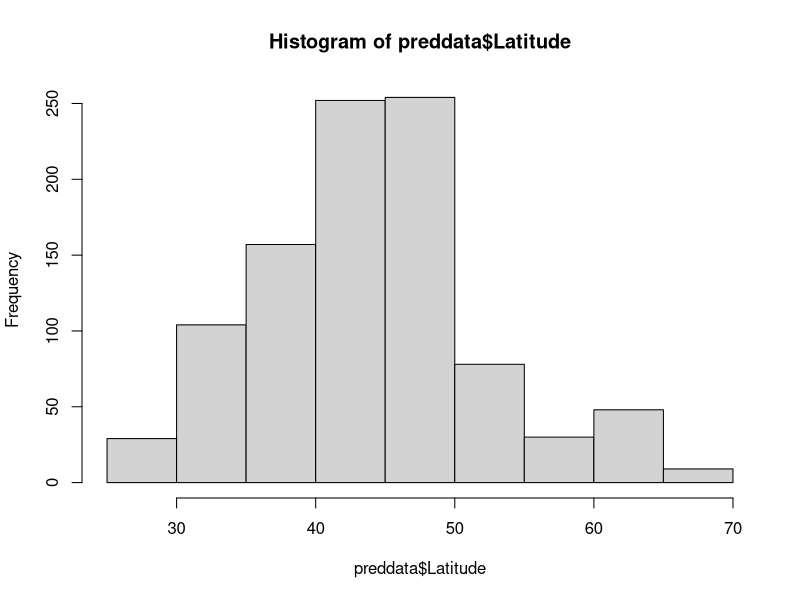
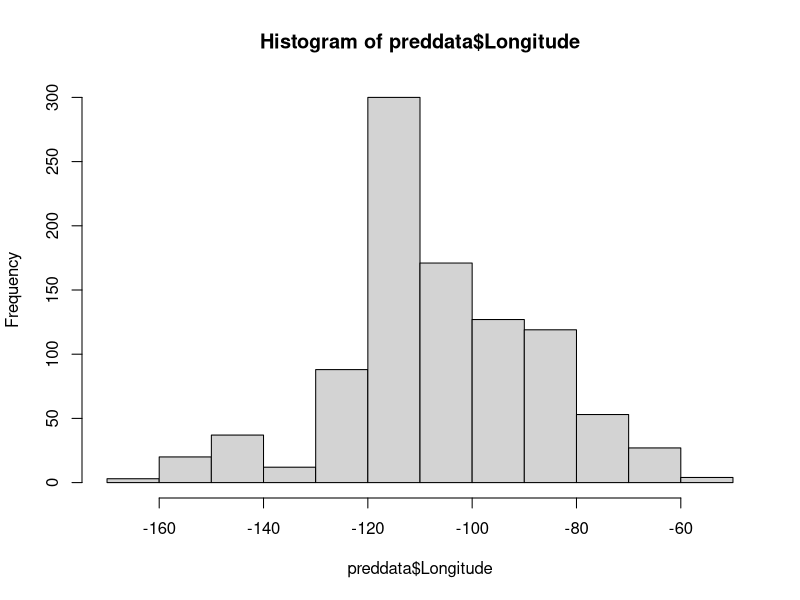
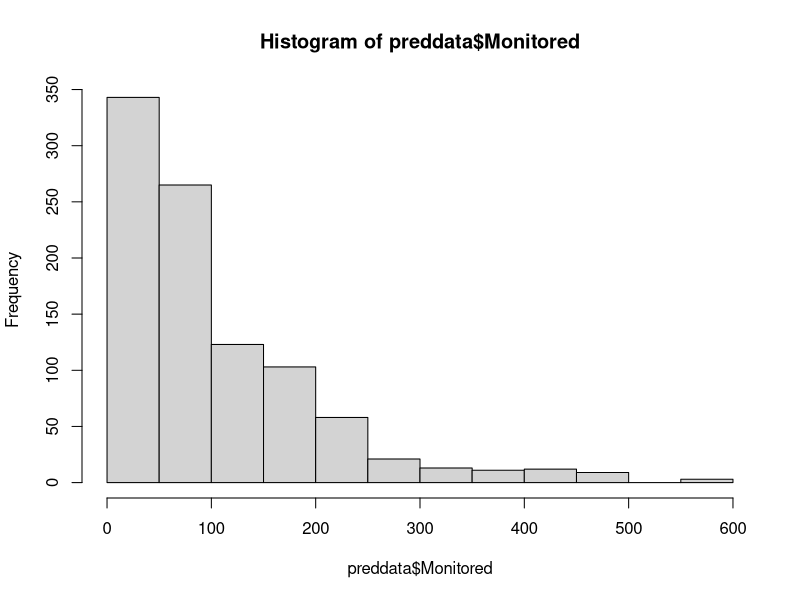
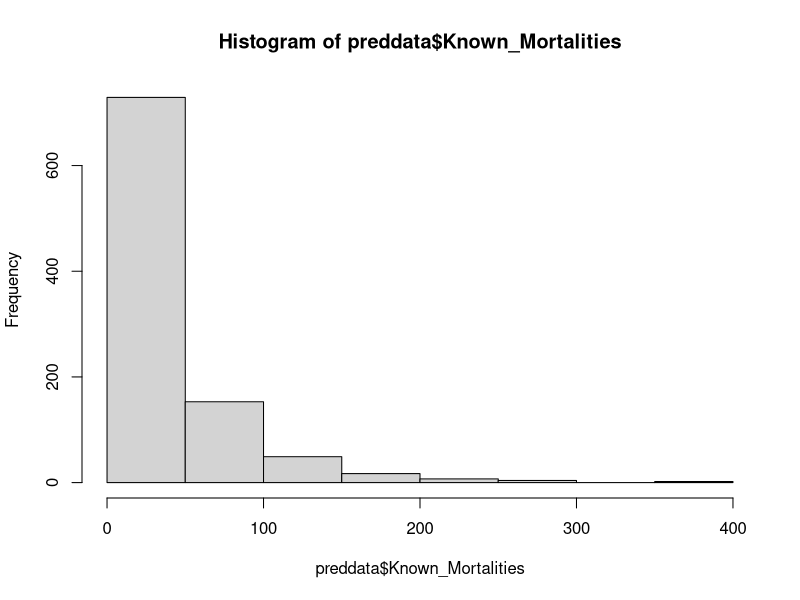
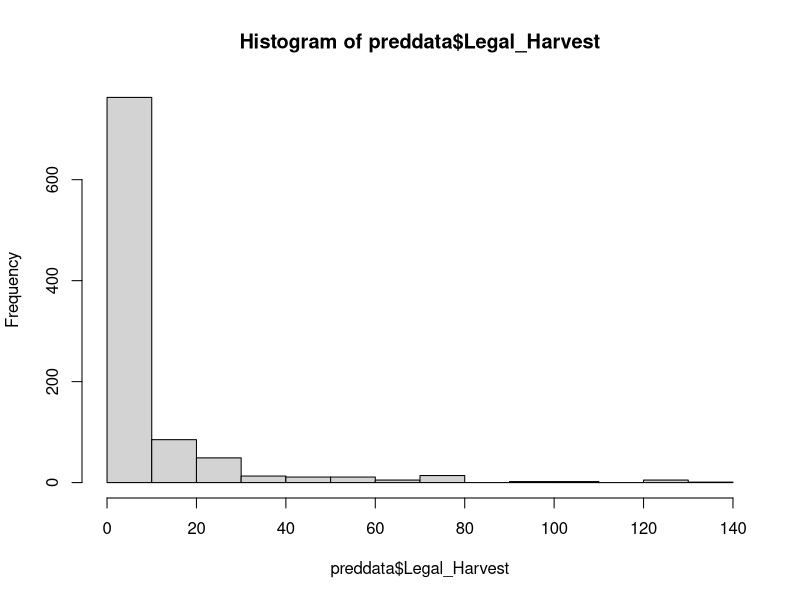
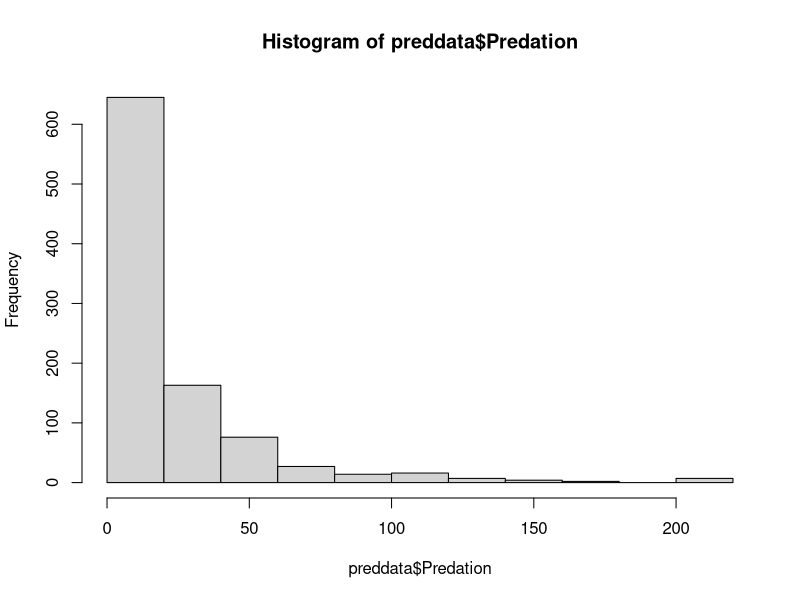
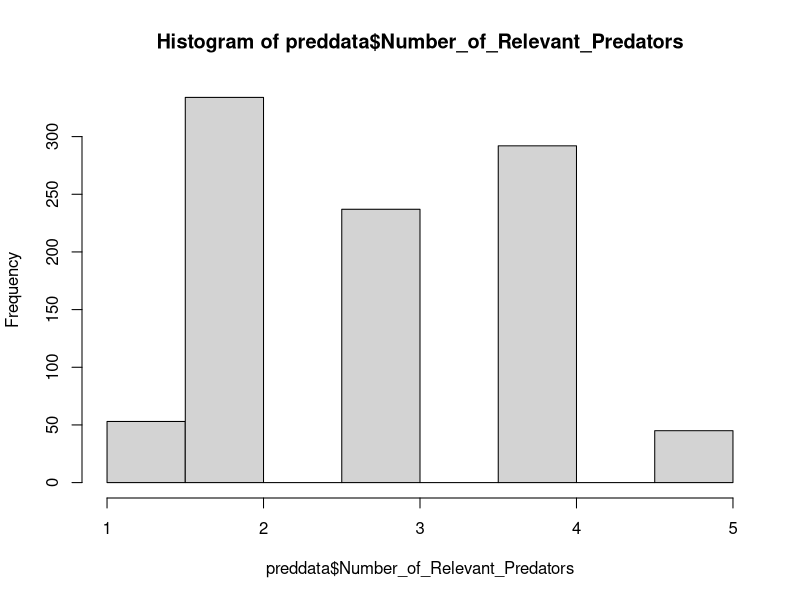
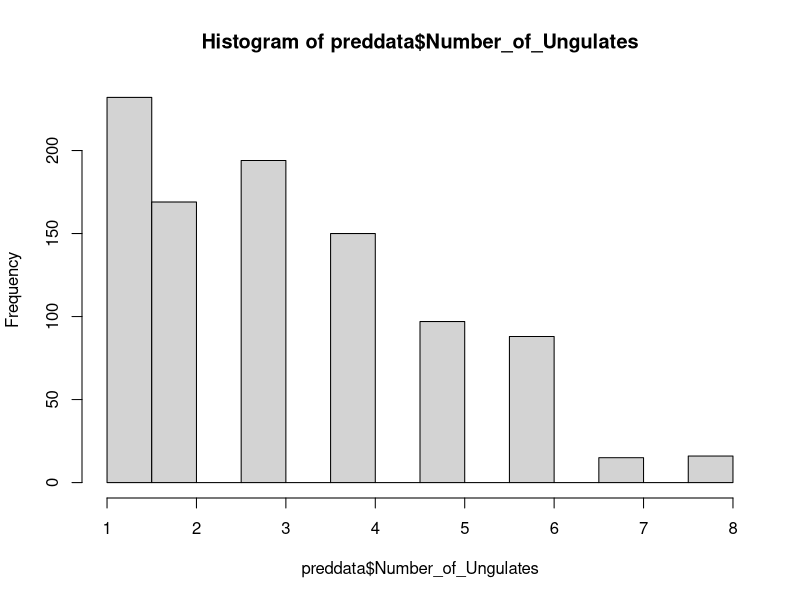

Recreate these plots in R, in order.
###### Full analysis for "Interspecific carnivore competition and ungulate predation correlate to predator species richness"

##### Code written by Nathaniel H. Wehr, Hailey M. Boone, Merijn van den Bosch, and Alejandra Zubiria Perez
### Last edited on February 23, 2024 ###

# Data Prep ----------
# Load libraries
library(dplyr)
library(corrplot)
library(grid)
library(glmmTMB)
library(ggplot2)
library(gridExtra)
library(ggeffects)
library(ggpubr)
 
# Load data
data <- read.csv("Raw data/Analyzed Dataset - V10.csv", header = T)

## Data manipulation and cleanup
columns <- c("Grizzly_Bear_Present", "Black_Bear_Present", "Mountain_Lion_Present", 
             "Bobcat_Present", "Wolf_Present", "Coyote_Present", "Wolverine_Present")

# Put NA for depredation areas where the predator is not present
for (col in columns) {
  data[[col]][data[[col]] == 0] <- NA 
}

### Invert Dataset for Predator Specific Analyses
## Figure out how many ungulates each predator species has killed and reorganize data
process_predator <- function(data, predator_name, present_column, predation_column) {
  predator <- data %>%
    select(present_column, predation_column, Common_Name, Age_Class, Latitude, Longitude, Monitored, Known_Mortalities, Legal_Harvest, Predation, Number_of_Relevant_Predators, Number_of_Ungulates, Human_Footprint_Index, Percent_Forest_Cover, Average_Terrain_Ruggedness, Midpoint_Year) %>%
    mutate(Predator_Common = predator_name, 
           Predation_Count = !!sym(predation_column)) %>% 
    na.omit() %>% 
    select(-predation_column, -present_column) 
  return(predator)
  }

Grizzly <- process_predator(data, "Grizzly bear", "Grizzly_Bear_Present", "Grizzly_Bear_Predation")
BlackBear <- process_predator(data, "Black bear", "Black_Bear_Present", "Black_Bear_Predation")
MountainLion <- process_predator(data, "Cougar", "Mountain_Lion_Present", "Mountain_Lion_Predation")
Bobcat <- process_predator(data, "Bobcat", "Bobcat_Present", "Bobcat_Predation")
Wolf <- process_predator(data, "Gray wolf", "Wolf_Present", "Wolf_Predation")
Coyote <- process_predator(data, "Coyote", "Coyote_Present", "Coyote_Predation")
Wolverine <- process_predator(data, "Wolverine", "Wolverine_Present", "Wolverine_Predation")

## Combine and Clean
# Calculate proportion of mortality each predator made
preddata <- rbind(Grizzly, BlackBear, MountainLion, Bobcat, Wolf, Coyote, Wolverine) %>% 
  mutate(PredPropMort = Predation_Count / Predation)

# Check data distribution
hist(preddata$Latitude)
hist(preddata$Longitude)
hist(preddata$Monitored)
hist(preddata$Known_Mortalities)
hist(preddata$Legal_Harvest)
hist(preddata$Predation)
hist(preddata$Number_of_Relevant_Predators)
hist(preddata$Number_of_Ungulates)
hist(preddata$Human_Footprint_Index)
hist(preddata$Percent_Forest_Cover)
hist(preddata$Average_Terrain_Ruggedness)
hist(preddata$Predation_Count)
hist(preddata$PredPropMort)

# Correlation check
covcortest <- cor(preddata[,c("Number_of_Relevant_Predators","Number_of_Ungulates", "Predation_Count", "PredPropMort", "Legal_Harvest", "Predation", "Human_Footprint_Index", "Percent_Forest_Cover", "Average_Terrain_Ruggedness")], use = 'complete.obs')
corrplot(covcortest)
covcortest

# Model 1 ---------------
# Import data
alldata <- data

# GGplot theme
mytheme <- theme_bw() +
  theme(panel.grid.major = element_blank(),
        panel.grid.minor = element_blank(),
        axis.text = element_text(size = 10),
        axis.title = element_text(size = 13),
        legend.text = element_text(size = 10),
        strip.background = element_rect("white"),
        strip.text = element_text(size = 12))

alldata$random <- paste0("A", as.numeric(factor(alldata$Longitude))) #gives each study a random ID

preddata <- preddata %>% 
  filter(Age_Class != "Mixed") %>% #remove any sites with mixed age class so only adults and neonates remain 
  mutate(Predator_Common = as.character(Predator_Common),
         random = paste0("A", as.numeric(factor(Longitude))))

# Isolate Ungulates
common_names <- unique(preddata$Common_Name)
df_names <- c("Caribou", "Elk", "Moose", "Muledeer", "Whitetail", "Bighorn", "Pronghorn")

split_data <- lapply(common_names, function(name) {
  preddata %>%
    filter(Common_Name == name) %>%
    na.omit() %>%
    mutate_at(vars(Age_Class, Predator_Common, random), as.factor)
})

list2env(setNames(split_data, paste0(df_names, "1")), envir = .GlobalEnv)

## Bighorn ----------
mod1 <- glmmTMB(PredPropMort ~ Age_Class*Predator_Common + Number_of_Relevant_Predators + (1|random) + (1|Midpoint_Year),
                betabinomial(link = "logit"),
                weights = Predation,
                data = Bighorn1)
summary(mod1) 
# Analysis was concluded:
#all models have the same number of relevant predators

## Caribou ------------------
mod1 <- glmmTMB(PredPropMort ~ Age_Class*Predator_Common + Number_of_Relevant_Predators + (1|random) + (1|Midpoint_Year),
                betabinomial(link = "logit"),
                weights=Predation,
                data=Caribou1)
summary(mod1)
# analysis was concluded:
#model 3 was better fitting for Caribou

## Elk ------------------
mod1 <- glmmTMB(PredPropMort ~ Age_Class*Predator_Common + Number_of_Relevant_Predators + (1|random) + (1|Midpoint_Year),
                betabinomial(link = "logit"),
                weights=Predation,
                data=Elk1)
summary(mod1)

### Plot --------------------------------
tp <- range(Elk1$Number_of_Relevant_Predators)
nd <- expand.grid(Predator_Common = factor(levels(Elk1$Predator_Common), levels = levels(Elk1$Predator_Common)),
                  Age_Class = factor(levels(Elk1$Age_Class), levels = levels(Elk1$Age_Class)),
                  Number_of_Relevant_Predators = seq(tp[1], tp[2], by = 1)) %>%
  mutate(random = levels(Elk1$random)[1],  # Set random to a default value
         Predation = 0) # Set Predation to 0

pred <- predict(mod1, newdata = nd, se.fit = TRUE, re.form = NA) %>%
  as.data.frame() %>%
  mutate(lower = fit - 1.96 * se.fit,
         upper = fit + 1.96 * se.fit,
         fit_trans = plogis(fit),
         low_trans = plogis(lower),
         up_trans = plogis(upper)) %>%
  bind_cols(nd)

ggplot(data=pred, aes(x=Number_of_Relevant_Predators, y=fit_trans)) +
  geom_ribbon(aes(ymin=low_trans, ymax=up_trans, fill=Age_Class), alpha=0.2) +
  geom_line(aes(col=Age_Class), linewidth = 0.75) + 
  facet_wrap("Predator_Common") +
  mytheme +
  labs(y="Proportion predation",
       x="Number of predators", col="Age class",
       fill="Age class") +
  scale_x_continuous(breaks=c(0,1,2,3,4,5)) +
  scale_color_manual(values = c("#1F78B4", "#7FC97F")) +
  scale_fill_manual(values = c("#1F78B4", "#7FC97F"))
ggsave("Figures/Elk - Model 1.jpg", width = 6, height = 6, dpi = 700)

## Moose -----------
mod1 <- glmmTMB(PredPropMort ~ Age_Class*Predator_Common + Number_of_Relevant_Predators + (1|random) + (1|Midpoint_Year),
                betabinomial(link = "logit"),
                weights=Predation,
                data=Moose1)
summary(mod1)

### Plot -------------------
tp <- range(Moose1$Number_of_Relevant_Predators)
nd <- expand.grid(Predator_Common = factor(levels(Moose1$Predator_Common), levels = levels(Moose1$Predator_Common)),
                  Age_Class = factor(levels(Moose1$Age_Class), levels = levels(Moose1$Age_Class)),
                  Number_of_Relevant_Predators = seq(tp[1], tp[2], by = 1)) %>%
  mutate(random = levels(Moose1$random)[1], 
         Predation = 0) 

pred <- predict(mod1, newdata = nd, se.fit = TRUE, re.form = NA) %>%
  as.data.frame() %>%
  mutate(lower = fit - 1.96 * se.fit,
         upper = fit + 1.96 * se.fit,
         fit_trans = plogis(fit),
         low_trans = plogis(lower),
         up_trans = plogis(upper)) %>%
  bind_cols(nd)

ggplot(data=pred, aes(x = Number_of_Relevant_Predators)) + 
 geom_point(aes(y = fit_trans, color = Age_Class), position = position_dodge(0.25)) +
 geom_errorbar(aes(ymin = low_trans, ymax = up_trans, color = Age_Class), width = 0.2, position = position_dodge(0.25)) +
 facet_wrap("Predator_Common") +
 mytheme +
 labs(y = "Proportion predation",
      x = "Number of predators",
      color = "Age class") +
 scale_x_continuous(breaks=c(0,1,2,3,4,5)) +
 scale_color_manual(values = c("#1F78B4", "#7FC97F")) +
 scale_fill_manual(values = c("#1F78B4", "#7FC97F"))
ggsave("Figures/Moose - Model 1.jpg", width = 6, height = 4, dpi = 700)

## Mule deer ------------
mod1 <- glmmTMB(PredPropMort ~ Age_Class*Predator_Common + Number_of_Relevant_Predators + (1|random) + (1|Midpoint_Year),
                betabinomial(link = "logit"),
                weights=Predation,
                data=Muledeer1)
summary(mod1)

### Plot -------------------
tp <- range(Muledeer1$Number_of_Relevant_Predators)
nd <- expand.grid(Predator_Common = factor(levels(Muledeer1$Predator_Common), levels = levels(Muledeer1$Predator_Common)),
                  Age_Class = factor(levels(Muledeer1$Age_Class), levels = levels(Muledeer1$Age_Class)),
                  Number_of_Relevant_Predators = seq(tp[1], tp[2], by = 1)) %>%
  mutate(random = levels(Muledeer1$random)[1], 
         Predation = 0) 

pred <- predict(mod1, newdata = nd, se.fit = TRUE, re.form = NA) %>%
  as.data.frame() %>%
  mutate(lower = fit - 1.96 * se.fit,
         upper = fit + 1.96 * se.fit,
         fit_trans = plogis(fit),
         low_trans = plogis(lower),
         up_trans = plogis(upper)) %>%
  bind_cols(nd)

ggplot(data=pred, aes(x=Number_of_Relevant_Predators, y=fit_trans)) +
  geom_ribbon(aes(ymin=low_trans, ymax=up_trans, fill=Age_Class), alpha=0.2) +
  geom_line(aes(col=Age_Class), linewidth = 0.75) + 
  facet_wrap("Predator_Common") +
  mytheme +
  labs(y="Proportion predation",
       x="Number of predators", col="Age class",
       fill="Age class") +
  scale_x_continuous(breaks=c(0,1,2,3,4,5)) +
  scale_color_manual(values = c("#1F78B4", "#7FC97F")) +
  scale_fill_manual(values = c("#1F78B4", "#7FC97F"))
ggsave("Figures/Muledeer - Model 1.jpg", width = 6, height = 6, dpi = 700)

## Pronghorn ------------
mod1 <- glmmTMB(PredPropMort ~ Age_Class*Predator_Common + Number_of_Relevant_Predators + (1|random) + (1|Midpoint_Year),
                betabinomial(link = "logit"),
                weights=Predation,
                data=Pronghorn1)
summary(mod1)
# Analysis was concluded:
#all models have the same number of relevant predators

## Whitetail ----------------
mod1 <- glmmTMB(PredPropMort ~ Age_Class*Predator_Common + Number_of_Relevant_Predators + (1|random) + (1|Midpoint_Year),
                betabinomial(link = "logit"),
                weights=Predation,
                data=Whitetail1)
summary(mod1)

### Plot -------------------
tp <- range(Whitetail1$Number_of_Relevant_Predators)
nd <- expand.grid(Predator_Common = factor(levels(Whitetail1$Predator_Common), levels = levels(Whitetail1$Predator_Common)),
                  Age_Class = factor(levels(Whitetail1$Age_Class), levels = levels(Whitetail1$Age_Class)),
                  Number_of_Relevant_Predators = seq(tp[1], tp[2], by = 1)) %>%
  mutate(random = levels(Whitetail1$random)[1], 
         Predation = 0) 

pred <- predict(mod1, newdata = nd, se.fit = TRUE, re.form = NA) %>%
  as.data.frame() %>%
  mutate(lower = fit - 1.96 * se.fit,
         upper = fit + 1.96 * se.fit,
         fit_trans = plogis(fit),
         low_trans = plogis(lower),
         up_trans = plogis(upper)) %>%
  bind_cols(nd)

ggplot(data=pred, aes(x=Number_of_Relevant_Predators, y=fit_trans)) +
  geom_ribbon(aes(ymin=low_trans, ymax=up_trans, fill=Age_Class), alpha=0.2) +
  geom_line(aes(col=Age_Class), linewidth = 0.75) + 
  facet_wrap("Predator_Common") +
  mytheme +
  labs(y="Predation proportion",
       x="Predator species richness", col="Age class",
       fill="Age class") +
  scale_x_continuous(breaks=c(0,1,2,3,4,5)) +
  scale_color_manual(values = c("#1F78B4", "#7FC97F")) +
  scale_fill_manual(values = c("#1F78B4", "#7FC97F"))
ggsave("Figures/Whitetail - Model 1.jpg", width = 6, height = 6, dpi = 700)

# Models 2-4 ---------------
# Prep
prediction3data <- preddata %>%
  mutate(Percent_Forest_Cover = Percent_Forest_Cover * 100)

# Isolate Ungulates
common_names <- unique(prediction3data$Common_Name)
df_names <- c("Caribou", "Elk", "Moose", "Muledeer", "Whitetail", "Bighorn", "Pronghorn")

split_data <- lapply(common_names, function(name) {
  prediction3data %>%
    filter(Common_Name == name) %>%
    na.omit() %>%
    mutate_at(vars(Age_Class, Predator_Common), as.factor)
})

list2env(setNames(split_data, paste0(df_names, "3")), envir = .GlobalEnv)

## Bighorn --------------
# Analysis was not run because the number of relevant predators was equal at all sites

## Caribou --------------
mod3HFI <- glmmTMB(PredPropMort ~ Human_Footprint_Index * Predator_Common + Number_of_Relevant_Predators + Age_Class + (1|random) + (1|Midpoint_Year),
                   betabinomial(link = "logit"),
                   weights=Predation,
                   data=Caribou3)
summary(mod3HFI)

mod3PFC <- glmmTMB(PredPropMort ~ Percent_Forest_Cover * Predator_Common + Number_of_Relevant_Predators + Age_Class + (1|random) + (1|Midpoint_Year),
                   betabinomial(link = "logit"),
                   weights=Predation,
                   data=Caribou3)
summary(mod3PFC)
mod3TRI <- glmmTMB(PredPropMort ~ Average_Terrain_Ruggedness * Predator_Common + Number_of_Relevant_Predators + Age_Class + (1|random) + (1|Midpoint_Year),
                   betabinomial(link = "logit"),
                   weights=Predation,
                   data=Caribou3)
summary(mod3TRI)

### Plot --------------
tt <- range(Caribou3$Number_of_Relevant_Predators)
tp <- range(Caribou3$Average_Terrain_Ruggedness)

nd <- expand.grid(
  Predator_Common = factor(levels(Caribou3$Predator_Common), levels = levels(Caribou3$Predator_Common)),
  Age_Class = factor(levels(Caribou3$Age_Class), levels = levels(Caribou3$Age_Class)),
  Average_Terrain_Ruggedness = seq(tp[1], tp[2], by = 1),
  Number_of_Relevant_Predators = seq(tt[1], tt[2], by = 1)
) %>%
  mutate(random = levels(Caribou3$random)[1], 
         Predation = 0)  

pred <- predict(mod3TRI, newdata = nd, se.fit = TRUE, re.form = NA) %>%
  as.data.frame() %>%
  mutate(lower = fit - 1.96 * se.fit,
         upper = fit + 1.96 * se.fit,
         fit_trans = plogis(fit),
         low_trans = plogis(lower),
         up_trans = plogis(upper)) %>%
  bind_cols(nd)

ggplot(data=pred, aes(x=Average_Terrain_Ruggedness, y=fit_trans)) +
  geom_ribbon(aes(ymin=low_trans, ymax=up_trans, fill=Age_Class), alpha=0.2) +
  geom_line(aes(col=Age_Class), linewidth = 0.75) + 
  facet_wrap("Predator_Common") +
  mytheme +
  labs(y="Proportion predation",
       x="TRI", col="Age class",
       fill="Age class") +
  scale_color_manual(values = c("#1F78B4", "#7FC97F")) +
  scale_fill_manual(values = c("#1F78B4", "#7FC97F"))
ggsave("Figures/Caribou - Model 3.jpg", width = 6, height = 4, dpi = 700)

# Alternative model without number of predators to make graph nicer
mod3TRI <- glmmTMB(PredPropMort ~ Average_Terrain_Ruggedness * Predator_Common + Age_Class + (1|random),
                   betabinomial(link = "logit"),
                   weights=Predation,
                   data=Caribou3)

# Plot Prep
tt <- range(Caribou3$Number_of_Relevant_Predators)
tp <- range(Caribou3$Average_Terrain_Ruggedness)

nd <- expand.grid(Predator_Common = factor(levels(Caribou3$Predator_Common), levels = levels(Caribou3$Predator_Common)),
            Age_Class = factor(levels(Caribou3$Age_Class), levels = levels(Caribou3$Age_Class)),
            Average_Terrain_Ruggedness = seq(tp[1], tp[2], by=1),
            Number_of_Relevant_Predators = seq(tt[1], tt[2], by=1)) %>%
  mutate(Predation = 0) 

pred <- predict(mod3TRI, newdata = nd, se.fit = TRUE, re.form = NA) %>%
  as.data.frame() %>%
  mutate(lower = fit - 1.96 * se.fit,
         upper = fit + 1.96 * se.fit,
         fit_trans = plogis(fit),
         low_trans = plogis(lower),
         up_trans = plogis(upper)) %>%
  bind_cols(nd)

ggplot(data=pred, aes(x=Average_Terrain_Ruggedness, y=fit_trans)) +
  geom_ribbon(aes(ymin=low_trans, ymax=up_trans, fill=Age_Class), alpha=0.2) +
  geom_line(aes(col=Age_Class), linewidth = 0.75) + 
  facet_wrap("Predator_Common") +
  mytheme +
  labs(y="Predation proportion",
       x="TRI", col="Age class",
       fill="Age class") +
  scale_color_manual(values = c("#1F78B4", "#7FC97F")) +
  scale_fill_manual(values = c("#1F78B4", "#7FC97F"))
ggsave("Figures/Caribou - Model 3.jpg", width = 6, height = 4, dpi = 700)

## Elk -----------------
mod3HFI <- glmmTMB(PredPropMort ~ Human_Footprint_Index * Predator_Common + Number_of_Relevant_Predators + Age_Class + (1|random) + (1|Midpoint_Year),
                   betabinomial(link = "logit"),
                   weights=Predation,
                   data=Elk3)
summary(mod3HFI)
mod3PFC <- glmmTMB(PredPropMort ~ Percent_Forest_Cover * Predator_Common + Number_of_Relevant_Predators + Age_Class + (1|random) + (1|Midpoint_Year),
                   betabinomial(link = "logit"),
                   weights=Predation,
                   data=Elk3)
summary(mod3PFC)
mod3TRI <- glmmTMB(PredPropMort ~ Average_Terrain_Ruggedness * Predator_Common + Number_of_Relevant_Predators + Age_Class + (1|random) + (1|Midpoint_Year),
                   betabinomial(link = "logit"),
                   weights=Predation,
                   data=Elk3)
summary(mod3TRI)
# Analysis was concluded:
#Model 1 AIC was better than Models 2-4

## Moose ---------------
mod3HFI <- glmmTMB(PredPropMort ~ Human_Footprint_Index * Predator_Common + Number_of_Relevant_Predators + Age_Class + (1|random) + (1|Midpoint_Year),
                   betabinomial(link = "logit"),
                   weights=Predation,
                   data=Moose3)
summary(mod3HFI)
mod3PFC <- glmmTMB(PredPropMort ~ Percent_Forest_Cover * Predator_Common + Number_of_Relevant_Predators + Age_Class + (1|random) + (1|Midpoint_Year),
                   betabinomial(link = "logit"),
                   weights=Predation,
                   data=Moose3)
summary(mod3PFC)
mod3TRI <- glmmTMB(PredPropMort ~ Average_Terrain_Ruggedness * Predator_Common + Number_of_Relevant_Predators + Age_Class + (1|random) + (1|Midpoint_Year),
                   betabinomial(link = "logit"),
                   weights=Predation,
                   data=Moose3)
summary(mod3TRI)
# Analysis was concluded:
#Model 1 AIC was better than Models 2-4

## Mule deer ---------------
mod3HFI <- glmmTMB(PredPropMort ~ Human_Footprint_Index * Predator_Common + Number_of_Relevant_Predators + Age_Class + (1|random) + (1|Midpoint_Year),
                   betabinomial(link = "logit"),
                   weights=Predation,
                   data=Muledeer3)
summary(mod3HFI)
mod3PFC <- glmmTMB(PredPropMort ~ Percent_Forest_Cover * Predator_Common + Number_of_Relevant_Predators + Age_Class + (1|random) + (1|Midpoint_Year),
                   betabinomial(link = "logit"),
                   weights=Predation,
                   data=Muledeer3)
summary(mod3PFC)
mod3TRI <- glmmTMB(PredPropMort ~ Average_Terrain_Ruggedness * Predator_Common + Number_of_Relevant_Predators + Age_Class + (1|random) + (1|Midpoint_Year),
                   betabinomial(link = "logit"),
                   weights=Predation,
                   data=Muledeer3)
summary(mod3TRI)
# Analysis was concluded:
#Model 1 AIC was better than Models 2-4

## Pronghorn ---------------
# Analysis was not run because the number of relevant predators was equal at all sites

## Whitetail -------------------------
mod3HFI <- glmmTMB(PredPropMort ~ Human_Footprint_Index * Predator_Common + Number_of_Relevant_Predators + Age_Class + (1|random) + (1|Midpoint_Year),
                   betabinomial(link = "logit"),
                   weights=Predation,
                   data=Whitetail3)
summary(mod3HFI)
mod3PFC <- glmmTMB(PredPropMort ~ Percent_Forest_Cover * Predator_Common + Number_of_Relevant_Predators + Age_Class + (1|random) + (1|Midpoint_Year),
                   betabinomial(link = "logit"),
                   weights=Predation,
                   data=Whitetail3)
summary(mod3PFC)
mod3TRI <- glmmTMB(PredPropMort ~ Average_Terrain_Ruggedness * Predator_Common + Number_of_Relevant_Predators + Age_Class + (1|random) + (1|Midpoint_Year),
                   betabinomial(link = "logit"),
                   weights=Predation,
                   data=Whitetail3)
summary(mod3TRI)
# Analysis was concluded:
#Model 1 AIC was better than Models 2-4

# Model 5 --------------------------------------------------------
prediction2data <- alldata %>% 
  filter(Age_Class != "Mixed", Number_of_Relevant_Predators != 0) %>%
  mutate(Pred2 = Number_of_Relevant_Predators * Number_of_Relevant_Predators)

# Isolate Ungulates
common_names <- unique(prediction2data$Common_Name)
df_names <- c("Bighorn", "Caribou", "Elk", "Moose", "Muledeer", "Pronghorn", "Whitetail")

split_data <- lapply(common_names, function(name) {
  prediction2data %>%
    filter(Common_Name == name) %>%
    mutate(PredPropMort = Predation / Known_Mortalities) %>% 
    mutate_at(vars(Age_Class, random), as.factor)
})

list2env(setNames(split_data, paste0(df_names, "5")), envir = .GlobalEnv)

## Bighorn -------------
# Analysis was not run because predator species richness was equal across all sites

## Caribou -------------
mod5 <- glmmTMB(PredPropMort ~ Number_of_Relevant_Predators*Age_Class + (1|random) + (1|Midpoint_Year),
                betabinomial(link = "logit"),
                weights=Known_Mortalities,
                data=Caribou5)
summary(mod5)

### Plot ------------------------
tp <- range(Caribou5$Number_of_Relevant_Predators)
nd <- expand.grid(Age_Class=factor(levels(Caribou5$Age_Class), levels=levels(Caribou5$Age_Class)),
                  Number_of_Relevant_Predators = seq(tp[1], tp[2], by=1)) %>% 
  mutate(random = levels(Caribou5$random)[1],
         Known_Mortalities = 0) 

pred <- predict(mod5, newdata = nd, se.fit = TRUE, re.form = NA) %>%
  as.data.frame() %>%
  mutate(lower = fit - 1.96 * se.fit,
         upper = fit + 1.96 * se.fit,
         fit_trans = plogis(fit),
         low_trans = plogis(lower),
         up_trans = plogis(upper)) %>%
  bind_cols(nd)

Caribou1 <- ggplot(data=pred, aes(x=Number_of_Relevant_Predators, y=fit_trans)) +
  geom_ribbon(aes(ymin=low_trans, ymax=up_trans, fill=Age_Class), alpha=0.2) +
  geom_line(aes(col=Age_Class), linewidth = 0.75) + 
  mytheme +
  labs(y = "Proportion\npredation",
       x="Number of predators", col="Age class",
fill="Age class") +
  scale_color_manual(values = c("#1F78B4", "#7FC97F")) +
  scale_fill_manual(values = c("#1F78B4", "#7FC97F")) +
  ggtitle("Caribou") +
  scale_x_continuous(breaks=c(0,1,2,3,4,5)) +
  theme(legend.position = "none") +
  theme(plot.title = element_text(hjust = 0.5))

## Elk ---------------
mod5 <- glmmTMB(PredPropMort ~ Number_of_Relevant_Predators*Age_Class + (1|random) + (1|Midpoint_Year),
                betabinomial(link = "logit"),
                weights=Known_Mortalities,
                data=Elk5)
summary(mod5)

### Plot ------------------------
tp <- range(Elk5$Number_of_Relevant_Predators)
nd <- expand.grid(Age_Class=factor(levels(Elk5$Age_Class), levels=levels(Elk5$Age_Class)),
                  Number_of_Relevant_Predators = seq(tp[1], tp[2], by=1)) %>% 
  mutate(random = levels(Elk5$random)[1],
         Known_Mortalities = 0) 

pred <- predict(mod5, newdata = nd, se.fit = TRUE, re.form = NA) %>%
  as.data.frame() %>%
  mutate(lower = fit - 1.96 * se.fit,
         upper = fit + 1.96 * se.fit,
         fit_trans = plogis(fit),
         low_trans = plogis(lower),
         up_trans = plogis(upper)) %>%
  bind_cols(nd)

Elk1 <- ggplot(data=pred, aes(x=Number_of_Relevant_Predators, y=fit_trans)) +
  geom_ribbon(aes(ymin=low_trans, ymax=up_trans, fill=Age_Class), alpha=0.2) +
  geom_line(aes(col=Age_Class), linewidth = 0.75) + 
  mytheme +
  labs(y="Proportion\npredation",       
       x="Number of Predators", col="Age class",
fill="Age class") +
  scale_x_continuous(breaks=c(0,1,2,3,4,5)) +
  scale_color_manual(values = c("#1F78B4", "#7FC97F")) +
  scale_fill_manual(values = c("#1F78B4", "#7FC97F")) +
  ggtitle("Elk") +
  theme(legend.position = "right") +
  theme(axis.title.y = element_blank()) +
  theme(axis.title.x = element_blank()) +
  theme(plot.title = element_text(hjust = 0.5))

## Moose -------------------------
mod5 <- glmmTMB(PredPropMort ~ Number_of_Relevant_Predators*Age_Class + (1|random) + (1|Midpoint_Year),
                betabinomial(link = "logit"),
                weights=Known_Mortalities,
                data=Moose5)
summary(mod5)
# Analysis was concluded:
#moose model failed to converge

## Mule deer -----------------------------------
mod5 <- glmmTMB(PredPropMort ~ Number_of_Relevant_Predators*Age_Class + (1|random) + (1|Midpoint_Year),
                betabinomial(link = "logit"),
                weights=Known_Mortalities,
                data=Muledeer5)
summary(mod5)

### Plot ------------------------
tp <- range(Muledeer5$Number_of_Relevant_Predators)
nd <- expand.grid(Age_Class=factor(levels(Muledeer5$Age_Class), levels=levels(Muledeer5$Age_Class)),
                  Number_of_Relevant_Predators = seq(tp[1], tp[2], by=1)) %>% 
  mutate(random = levels(Muledeer5$random)[1],
         Known_Mortalities = 0) 

pred <- predict(mod5, newdata = nd, se.fit = TRUE, re.form = NA) %>%
  as.data.frame() %>%
  mutate(lower = fit - 1.96 * se.fit,
         upper = fit + 1.96 * se.fit,
         fit_trans = plogis(fit),
         low_trans = plogis(lower),
         up_trans = plogis(upper)) %>%
  bind_cols(nd)

Muledeer1 <- ggplot(data=pred, aes(x=Number_of_Relevant_Predators, y=fit_trans)) +
  geom_ribbon(aes(ymin=low_trans, ymax=up_trans, fill=Age_Class), alpha=0.2) +
  geom_line(aes(col=Age_Class), linewidth = 0.75) + 
  mytheme +
  labs(y="Proportion\npredation",
       x="Number of Predators", col="Age class",
fill="Age class") +
  scale_x_continuous(breaks=c(0,1,2,3,4,5)) +
  scale_color_manual(values = c("#1F78B4", "#7FC97F")) +
  scale_fill_manual(values = c("#1F78B4", "#7FC97F")) +
  ggtitle("Mule deer") +
  theme(legend.position = "none") +
  theme(axis.title.x = element_blank()) +
  theme(plot.title = element_text(hjust = 0.5))

## Pronghorn ------------------------------
# Analysis was not run because predator species richness was equal across all sites

## Whitetail ---------------------
mod5 <- glmmTMB(PredPropMort ~ Number_of_Relevant_Predators*Age_Class + (1|random) + (1|Midpoint_Year),
                betabinomial(link = "logit"),
                weights=Known_Mortalities,
                data=Whitetail5)
summary(mod5)

### Plot ------------------------
tp <- range(Whitetail5$Number_of_Relevant_Predators)
nd <- expand.grid(Age_Class=factor(levels(Whitetail5$Age_Class), levels=levels(Whitetail5$Age_Class)),
                  Number_of_Relevant_Predators = seq(tp[1], tp[2], by=1)) %>% 
  mutate(random = levels(Whitetail5$random)[1],
         Known_Mortalities = 0) 

pred <- predict(mod5, newdata = nd, se.fit = TRUE, re.form = NA) %>%
  as.data.frame() %>%
  mutate(lower = fit - 1.96 * se.fit,
         upper = fit + 1.96 * se.fit,
         fit_trans = plogis(fit),
         low_trans = plogis(lower),
         up_trans = plogis(upper)) %>%
  bind_cols(nd)

Whitetail1 <- ggplot(data=pred, aes(x=Number_of_Relevant_Predators, y=fit_trans)) +
  geom_ribbon(aes(ymin=low_trans, ymax=up_trans, fill=Age_Class), alpha=0.2) +
  geom_line(aes(col=Age_Class), linewidth = 0.75) + 
  mytheme +
  labs(x = "Number of predators", y="Proportion\npredation", col="Age class",
fill="Age class") +
  scale_x_continuous(breaks=c(0,1,2,3,4,5)) +
  scale_color_manual(values = c("#1F78B4", "#7FC97F")) +
  scale_fill_manual(values = c("#1F78B4", "#7FC97F")) +
  ggtitle("White-tailed deer") +
  theme(legend.position = "right") +
  theme(plot.title = element_text(hjust = 0.5)) +
  theme(axis.title.y = element_blank()) +
  theme(axis.title.x = element_blank())

# Combination figure
Combo1 <- ggarrange(Caribou1 + rremove("ylab") + rremove("xlab"), 
                    Elk1 + rremove("ylab") + rremove("xlab"), 
                    Muledeer1 + rremove("ylab") + rremove("xlab"),
                    Whitetail1 + rremove("ylab") + rremove("xlab"),
                    labels = NULL,
                    ncol = 2, nrow = 2,
                    common.legend = TRUE, legend = "right",
                    align = "hv", 
                    font.label = list(size = 12, color = "black", family = NULL, position = "top"))
Combo1 <- annotate_figure(Combo1, left = textGrob("Predation proportion", rot = 90, vjust = 1, gp = gpar(cex = 1.3)), bottom = textGrob("Predator species richness", gp = gpar(cex = 1.3)))
Combo1
ggsave("Figures/All Species - Model 5.jpg", width = 6.5, height = 6.5, dpi = 700)
